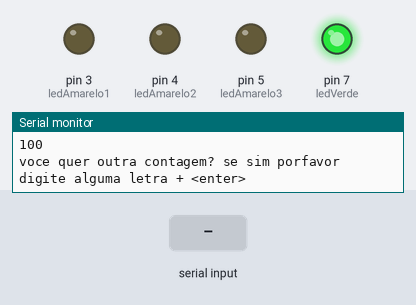
The sketch below on a simulated Arduino Uno, built with avr-gcc and run on an emulated ATmega328P. Parts: output pins drawn as LEDs (lit = HIGH), the last lines printed to the serial monitor. Dashed ring = blinking. The inputs (shaded band) are chosen by the test bench.

Above: at 10.3 s.
10.4 s: "1" received over Serial
At 10.62 s:
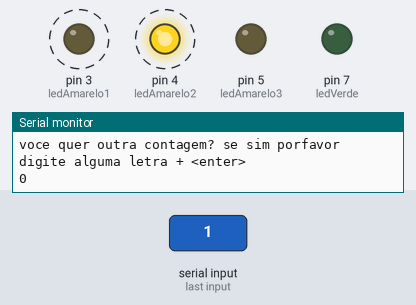
At 11.25 s:
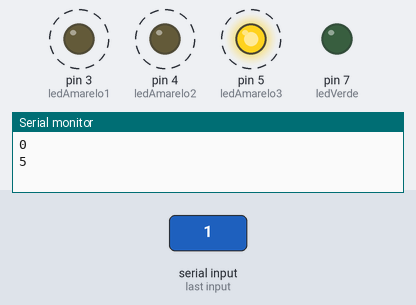
Timing chart, 0 to 19.4 s (numbered marks = the images above; inputs shaded):
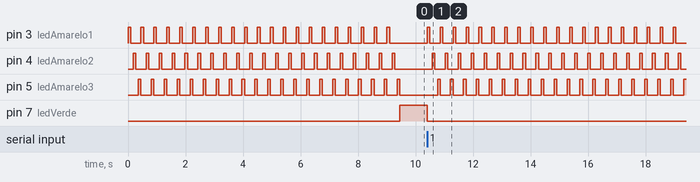

The sketch:

desafio_0_ao_100_5_em_5_1.ino
```cpp
// C++ code
//
int ledAmarelo1 = 3;
int ledAmarelo2 = 4;
int ledAmarelo3 = 5;
int ledVerde = 7;
int contadorFor = 0;


void setup()
{
 Serial.begin(9600);
 pinMode (ledAmarelo1, OUTPUT);
 pinMode (ledAmarelo2, OUTPUT);
 pinMode (ledAmarelo3, OUTPUT);
 pinMode (ledVerde, OUTPUT);

  for(int contagem = 0; contagem == 0; contagem++) {
   for (int contadorFor = 0; contadorFor <= 100; contadorFor += 5){


    Serial.println (contadorFor);
    digitalWrite(ledAmarelo1, HIGH);
    delay(90);
    digitalWrite(ledAmarelo1, LOW);
    delay(90);
    digitalWrite(ledAmarelo2, HIGH);
    delay(90);
    digitalWrite(ledAmarelo2, LOW);
    delay(90);
    digitalWrite(ledAmarelo3, HIGH);
    delay(90);
    digitalWrite(ledAmarelo3, LOW);
   }


  digitalWrite(ledVerde, HIGH);


  Serial.println("voce quer outra contagem? se sim porfavor digite alguma letra + <enter>");
  while (! Serial.available());
  contadorFor = 0;
  contagem = -1;
  digitalWrite(ledVerde, LOW);

}
}
void loop()
{

}
```

Measured:
- after the input at 10.4 s, pin 3 (ledAmarelo1): alternates HIGH for 0.09 s and LOW for 0.36 s, starting at once; pin 4 (ledAmarelo2): alternates HIGH for 0.09 s and LOW for 0.36 s, starting after 0.18 s; pin 5 (ledAmarelo3): alternates HIGH for 0.09 s and LOW for 0.36 s, starting after 0.36 s; pin 7 (ledVerde): HIGH → LOW at once
- by itself, pin 3 (ledAmarelo1), pin 4 (ledAmarelo2), pin 5 (ledAmarelo3): alternates HIGH for 0.09 s and LOW for 0.36 s, 42 changes in all, then stays LOW
